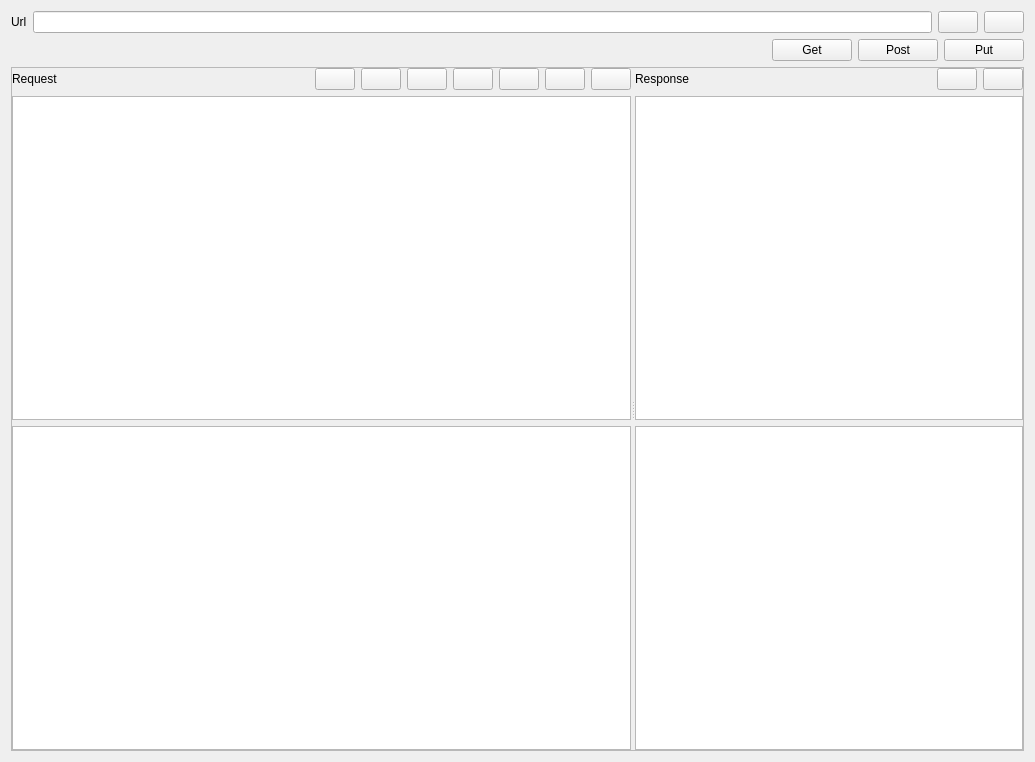
<?xml version="1.0" encoding="UTF-8"?>
<ui version="4.0">
 <class>ApiTesterWidget</class>
 <widget class="QWidget" name="ApiTesterWidget">
  <property name="geometry">
   <rect>
    <x>0</x>
    <y>0</y>
    <width>1035</width>
    <height>762</height>
   </rect>
  </property>
  <property name="windowTitle">
   <string>Form</string>
  </property>
  <layout class="QVBoxLayout" name="verticalLayout">
   <item>
    <layout class="QHBoxLayout" name="horizontalLayout">
     <item>
      <widget class="QLabel" name="label">
       <property name="text">
        <string>Url</string>
       </property>
      </widget>
     </item>
     <item>
      <widget class="QLineEdit" name="urlLineEdit">
       <property name="clearButtonEnabled">
        <bool>true</bool>
       </property>
      </widget>
     </item>
     <item>
      <widget class="QPushButton" name="copyButton">
       <property name="toolTip">
        <string>Copy</string>
       </property>
       <property name="text">
        <string/>
       </property>
       <property name="icon">
        <iconset theme="QIcon::ThemeIcon::EditCopy"/>
       </property>
      </widget>
     </item>
     <item>
      <widget class="QPushButton" name="pasteButton">
       <property name="toolTip">
        <string>Paste</string>
       </property>
       <property name="text">
        <string/>
       </property>
       <property name="icon">
        <iconset theme="QIcon::ThemeIcon::EditPaste"/>
       </property>
      </widget>
     </item>
    </layout>
   </item>
   <item>
    <layout class="QHBoxLayout" name="horizontalLayout_2">
     <item>
      <widget class="QLabel" name="infoLabel">
       <property name="text">
        <string/>
       </property>
      </widget>
     </item>
     <item>
      <spacer name="horizontalSpacer_3">
       <property name="orientation">
        <enum>Qt::Orientation::Horizontal</enum>
       </property>
       <property name="sizeHint" stdset="0">
        <size>
         <width>40</width>
         <height>20</height>
        </size>
       </property>
      </spacer>
     </item>
     <item>
      <widget class="QPushButton" name="sendGetButton">
       <property name="text">
        <string>Get</string>
       </property>
      </widget>
     </item>
     <item>
      <widget class="QPushButton" name="sendPostButton">
       <property name="text">
        <string>Post</string>
       </property>
      </widget>
     </item>
     <item>
      <widget class="QPushButton" name="sendPutButton">
       <property name="text">
        <string>Put</string>
       </property>
      </widget>
     </item>
    </layout>
   </item>
   <item>
    <widget class="QScrollArea" name="scrollArea">
     <property name="widgetResizable">
      <bool>true</bool>
     </property>
     <widget class="QWidget" name="scrollAreaWidgetContents">
      <property name="geometry">
       <rect>
        <x>0</x>
        <y>0</y>
        <width>1015</width>
        <height>674</height>
       </rect>
      </property>
      <layout class="QVBoxLayout" name="verticalLayout_4">
       <property name="leftMargin">
        <number>0</number>
       </property>
       <property name="topMargin">
        <number>0</number>
       </property>
       <property name="rightMargin">
        <number>0</number>
       </property>
       <property name="bottomMargin">
        <number>0</number>
       </property>
       <item>
        <widget class="QSplitter" name="splitter">
         <property name="orientation">
          <enum>Qt::Orientation::Horizontal</enum>
         </property>
         <widget class="QWidget" name="verticalLayoutWidget">
          <layout class="QVBoxLayout" name="verticalLayout_2">
           <item>
            <layout class="QHBoxLayout" name="horizontalLayout_3">
             <item>
              <widget class="QLabel" name="label_3">
               <property name="text">
                <string>Request</string>
               </property>
              </widget>
             </item>
             <item>
              <spacer name="horizontalSpacer">
               <property name="orientation">
                <enum>Qt::Orientation::Horizontal</enum>
               </property>
               <property name="sizeHint" stdset="0">
                <size>
                 <width>40</width>
                 <height>20</height>
                </size>
               </property>
              </spacer>
             </item>
             <item>
              <widget class="QPushButton" name="addHeaderBotton">
               <property name="toolTip">
                <string>Add item</string>
               </property>
               <property name="text">
                <string/>
               </property>
               <property name="icon">
                <iconset theme="QIcon::ThemeIcon::ListAdd"/>
               </property>
              </widget>
             </item>
             <item>
              <widget class="QPushButton" name="removeHeaderButton">
               <property name="toolTip">
                <string>Remove Item</string>
               </property>
               <property name="text">
                <string/>
               </property>
               <property name="icon">
                <iconset theme="QIcon::ThemeIcon::ListRemove"/>
               </property>
              </widget>
             </item>
             <item>
              <widget class="QPushButton" name="openRequestHeadersButton">
               <property name="toolTip">
                <string>Open</string>
               </property>
               <property name="text">
                <string/>
               </property>
               <property name="icon">
                <iconset theme="QIcon::ThemeIcon::DocumentOpen"/>
               </property>
              </widget>
             </item>
             <item>
              <widget class="QPushButton" name="saveRequestHeaderButton">
               <property name="toolTip">
                <string>Save As</string>
               </property>
               <property name="text">
                <string/>
               </property>
               <property name="icon">
                <iconset theme="QIcon::ThemeIcon::DocumentSaveAs"/>
               </property>
              </widget>
             </item>
             <item>
              <widget class="QPushButton" name="copyRequestHeadersButton">
               <property name="toolTip">
                <string>Copy</string>
               </property>
               <property name="text">
                <string/>
               </property>
               <property name="icon">
                <iconset theme="QIcon::ThemeIcon::EditCopy"/>
               </property>
              </widget>
             </item>
             <item>
              <widget class="QPushButton" name="pasteRequestHeadersButton">
               <property name="toolTip">
                <string>Paste</string>
               </property>
               <property name="text">
                <string/>
               </property>
               <property name="icon">
                <iconset theme="QIcon::ThemeIcon::EditPaste"/>
               </property>
              </widget>
             </item>
             <item>
              <widget class="QPushButton" name="clearRequestHeadersButton">
               <property name="toolTip">
                <string>Clear</string>
               </property>
               <property name="text">
                <string/>
               </property>
               <property name="icon">
                <iconset theme="QIcon::ThemeIcon::EditClear"/>
               </property>
              </widget>
             </item>
            </layout>
           </item>
           <item>
            <widget class="QTableView" name="requestTableView">
             <property name="selectionMode">
              <enum>QAbstractItemView::SelectionMode::SingleSelection</enum>
             </property>
             <property name="selectionBehavior">
              <enum>QAbstractItemView::SelectionBehavior::SelectRows</enum>
             </property>
            </widget>
           </item>
           <item>
            <widget class="CodeEditor" name="requestBody"/>
           </item>
          </layout>
         </widget>
         <widget class="QWidget" name="verticalLayoutWidget_2">
          <layout class="QVBoxLayout" name="verticalLayout_3">
           <item>
            <layout class="QHBoxLayout" name="horizontalLayout_4">
             <item>
              <widget class="QLabel" name="label_2">
               <property name="text">
                <string>Response</string>
               </property>
              </widget>
             </item>
             <item>
              <spacer name="horizontalSpacer_2">
               <property name="orientation">
                <enum>Qt::Orientation::Horizontal</enum>
               </property>
               <property name="sizeHint" stdset="0">
                <size>
                 <width>40</width>
                 <height>20</height>
                </size>
               </property>
              </spacer>
             </item>
             <item>
              <widget class="QPushButton" name="saveResponesHeadersButton">
               <property name="toolTip">
                <string>Save As</string>
               </property>
               <property name="text">
                <string/>
               </property>
               <property name="icon">
                <iconset theme="QIcon::ThemeIcon::DocumentSaveAs"/>
               </property>
              </widget>
             </item>
             <item>
              <widget class="QPushButton" name="copyResponseHeadersButton">
               <property name="toolTip">
                <string>Copy</string>
               </property>
               <property name="text">
                <string/>
               </property>
               <property name="icon">
                <iconset theme="QIcon::ThemeIcon::EditCopy"/>
               </property>
              </widget>
             </item>
            </layout>
           </item>
           <item>
            <widget class="QTableView" name="responseTableView"/>
           </item>
           <item>
            <widget class="CodeEditor" name="responseBody"/>
           </item>
          </layout>
         </widget>
        </widget>
       </item>
      </layout>
     </widget>
    </widget>
   </item>
  </layout>
 </widget>
 <customwidgets>
  <customwidget>
   <class>CodeEditor</class>
   <extends>QPlainTextEdit</extends>
   <header>editor/codeeditor.h</header>
  </customwidget>
 </customwidgets>
 <resources/>
 <connections/>
</ui>
